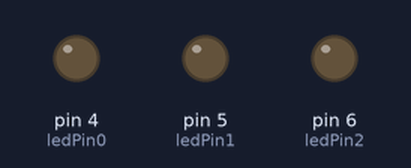
Bench run of a sketch on a simulated Arduino Uno, built with avr-gcc and run on an emulated ATmega328P. Parts: output pins drawn as LEDs (lit = HIGH).

Above: at 0.5 s.
At 1.5 s:
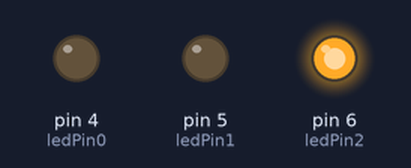
At 2.5 s:
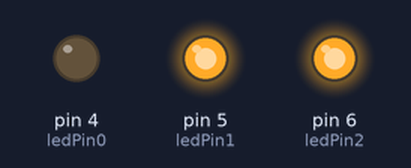
At 3.5 s:
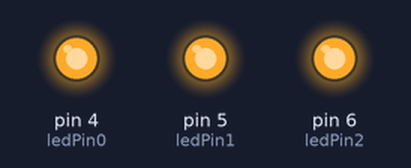
At 4.5 s:
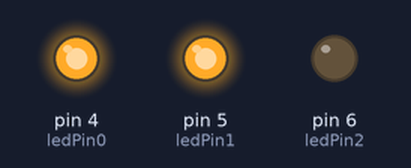
At 5.5 s:
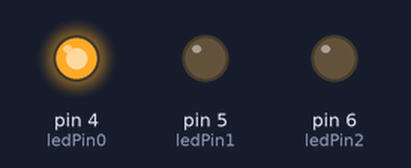
Timing chart, 0 to 7.8 s (numbered marks = the images above):
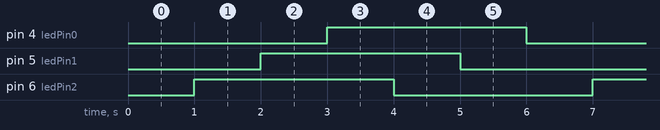

The sketch:

leds_opciona.ino
```cpp
/* Modificar el programa para que presente la siguiente secuencia de encendido de leds: 000,
001, 011, 111, 110, 100. La misma se debe repetir todo el tiempo en intervalos regulares de 1
segundo entre cada valor.
*/
const int ledPin0 = 4;
const int ledPin1 = 5;
const int ledPin2 = 6;
void setup() {
pinMode(ledPin0, OUTPUT);
pinMode(ledPin1, OUTPUT);
pinMode(ledPin2, OUTPUT); }

void loop() {
// 000
digitalWrite(ledPin0, 0);
digitalWrite(ledPin1, 0);
digitalWrite(ledPin2, 0);
delay(1000);
// 001
digitalWrite(ledPin0, 0);
digitalWrite(ledPin1, 0);
digitalWrite(ledPin2, 1);
delay(1000);
// 011
digitalWrite(ledPin0, 0);
digitalWrite(ledPin1, 1);
digitalWrite(ledPin2, 1);
delay(1000);
// 111
digitalWrite(ledPin0, 1);
digitalWrite(ledPin1, 1);
digitalWrite(ledPin2, 1);
delay(1000);
// 110
digitalWrite(ledPin0, 1);
digitalWrite(ledPin1, 1);
digitalWrite(ledPin2, 0);
delay(1000);

// 100
digitalWrite(ledPin0, 1);
digitalWrite(ledPin1, 0);
digitalWrite(ledPin2, 0);
delay(1000);
}
```

Measured:
- by itself, pin 4 (ledPin0), pin 5 (ledPin1), pin 6 (ledPin2): alternates HIGH for 3.0 s and LOW for 3.0 s
- by itself, everything shown: repeats every 6.0 s, in 6 steps
